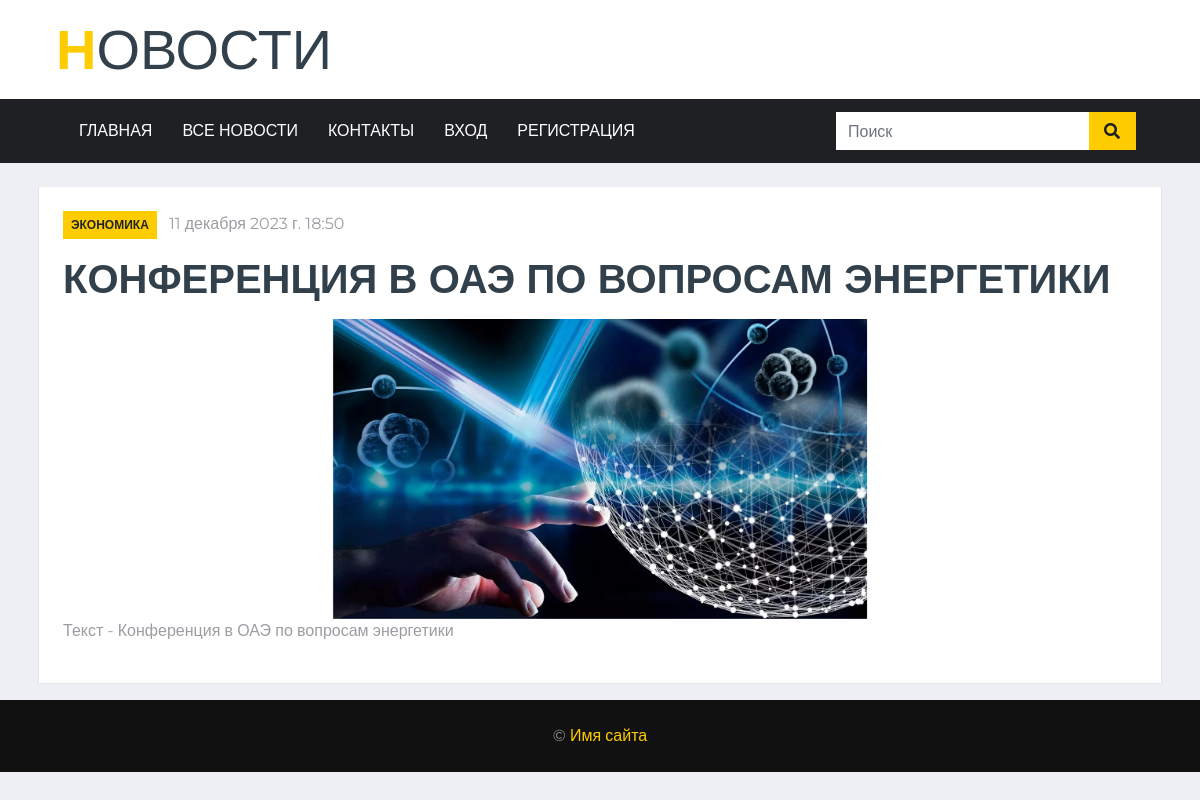
The app's page /news1/21 with its own data.
### news1/models.py (models this page shows, shortened)
class Article(models.Model):
    categories = (('Экономика', 'Economics'),
                  ('Наука', 'Science'),
                  ('Спорт', 'Sport'),
                  ('Политика', 'Policy'),
                  ('Здоровье', 'Health'),
                  ('Путешествия', 'Travel'))
    author = models.ForeignKey(User, on_delete=models.SET_NULL, null=True, verbose_name='Автор')
    title = models.CharField('Название', max_length=50, default='')
    anouncement = models.TextField('Аннотация', max_length=250)
    text = models.TextField('Текст новости')
    date = models.DateTimeField('Дата публикации', auto_now=True)
    category = models.CharField(choices=categories, max_length=20, verbose_name='Категории')
    tags = models.ManyToManyField(to=Tag, blank=True, verbose_name='Тэги')
    slug = models.SlugField()
    class Meta:
        ordering = ['-date']
        verbose_name= 'Новость'
        verbose_name_plural='Новости'

class Image(models.Model):
    article = models.ForeignKey(Article, on_delete=models.CASCADE)
    title = models.CharField(max_length=50, blank=True)
    image = models.ImageField(upload_to='article_images/')

### news1/views.py (the view)
# urls.py: path('<int:pk>', views.ArticleDetailView.as_view(), name='news_detail'),
class ArticleDetailView(ViewCountMixin, DetailView):
    model = Article
    template_name = 'news1/news_detail.html'
    context_object_name = 'article'
    def get_context_data(self, **kwargs):
        context = super().get_context_data(**kwargs)
        current_object = self.object
        images = Image.objects.filter(article=current_object)
        context['images'] = images
        return context

### news1/utils.py (called while the page is built)
def get_client_ip(request):
    x_forwarded_for = request.META.get('HTTP_X_FORWARDED_FOR')
    if x_forwarded_for:
        ip = x_forwarded_for.split(',')[0]
    else:
        ip = request.META.get('REMOTE_ADDR')
    return ip

    def get_object(self):
        obj = super().get_object()
        ip_address = get_client_ip(self.request)
        ViewCount.objects.get_or_create(article=obj, ip_address=ip_address)
        return obj

### news1/templates/news1/news_detail.html (shortened to what this page needs)
<!DOCTYPE html>
{% load static %}
<html lang="ru">
<head>
    <link href="https://cdnjs.cloudflare.com/ajax/libs/font-awesome/5.15.0/css/all.min.css" rel="stylesheet">
    <link href="{% static 'news_portal/' %}lib/owlcarousel/assets/owl.carousel.min.css" rel="stylesheet">
    <link href="{% static 'news_portal/' %}css/style.css" rel="stylesheet">
</head>
<body>
{% include 'news_portal/navbar.html' %}
<br>
    <div class="container-fluid">
        <div class="container">
            <div class="row">
                <div class="col-lg-12">
                    <div class="position-relative mb-3">
                        <div class="bg-white border border-top-0 p-4">
                            <div class="mb-3">
                                <a class="badge badge-primary text-uppercase font-weight-semi-bold p-2 mr-2"
                                    href="#">{{ article.category }}</a>
                                <a class="text-body" href="#">{{ article.date }}</a>
                            </div>
                            <h1 class="mb-3 text-secondary text-uppercase font-weight-bold">{{ article.title }}</h1>
                {% if article.image_set.all %}
                <div id="carouselControls" class="carousel slide" data-ride="carousel">
                    <div class="carousel-inner" role="listbox" style="width:auto; height: 300px; !important;">
                        {% for image in article.image_set.all %}
                        <div class="carousel-item {% if forloop.counter == 1 %} active {% endif %}">
                            <img class="d-block" src="{{ image.image.url }}"
                                 style="margin:auto; height:300px; width:auto;">
                        </div>
                        {% endfor %}
                    </div>
                    <a class="carousel-control-prev" href="#carouselControls" role="button" data-slide="prev">
                        <span class="carousel-control-prev-icon" aria-hidden="true"></span>
                    </a>
                    <a class="carousel-control-next" href="#carouselControls" role="button" data-slide="next">
                        <span class="carousel-control-next-icon" aria-hidden="true"></span>
                    </a>
                </div>
                {% endif%}
                            <p>{{ article.text }}</p>
                    </div>
                </div>
            </div>
        </div>
    </div>
    </div>
{% block footer %} {% include 'news_portal/footer.html' %} {% endblock %}
</body>
</html>

### records on screen
Article: category "ЭКОНОМИКА", date "11 декабря 2023 г. 18:50", title "КОНФЕРЕНЦИЯ В ОАЭ ПО ВОПРОСАМ ЭНЕРГЕТИКИ", text "Текст - Конференция в ОАЭ по вопросам энергетики"
Image: image (picture)
